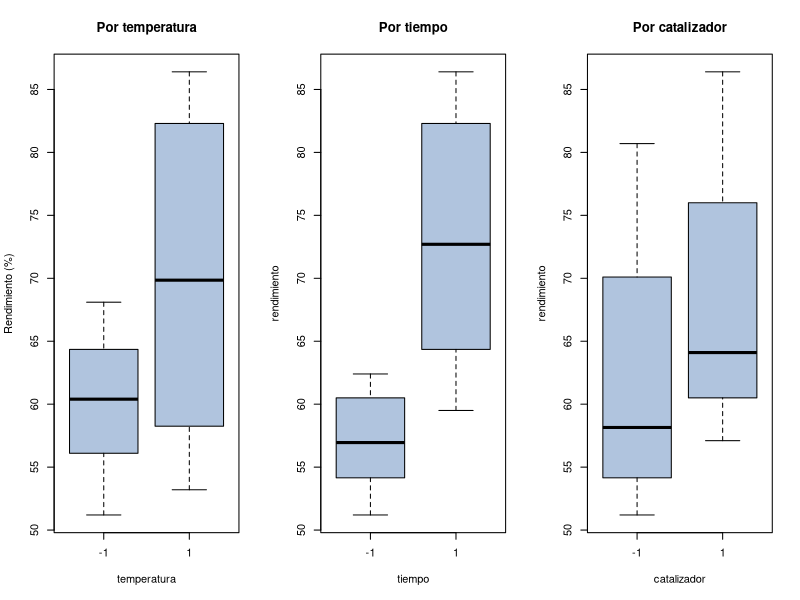
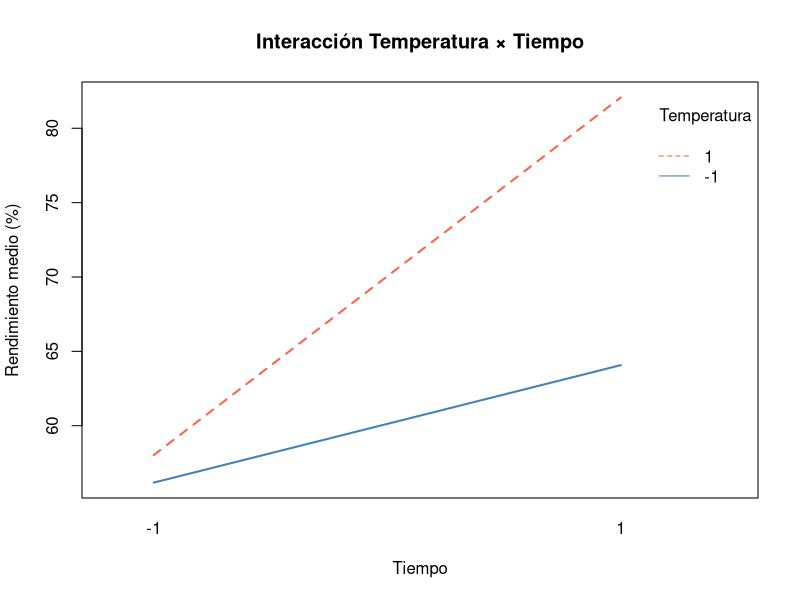
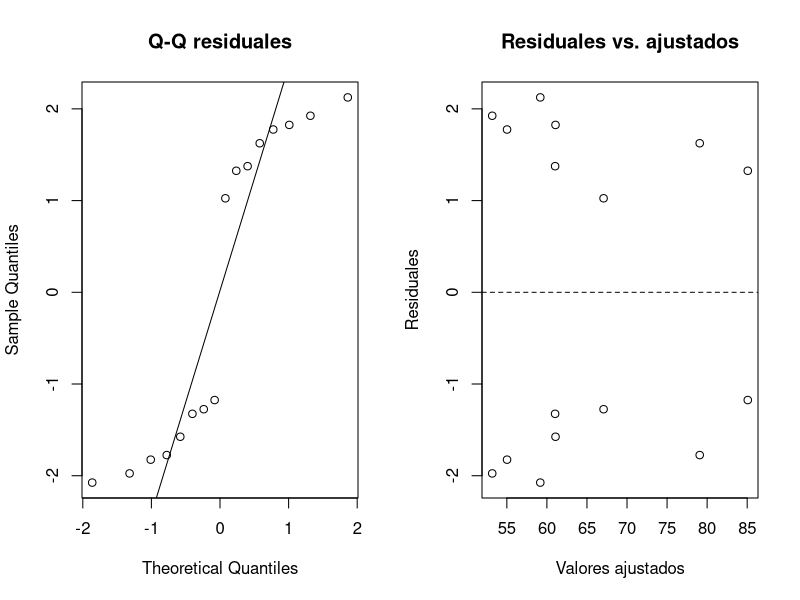
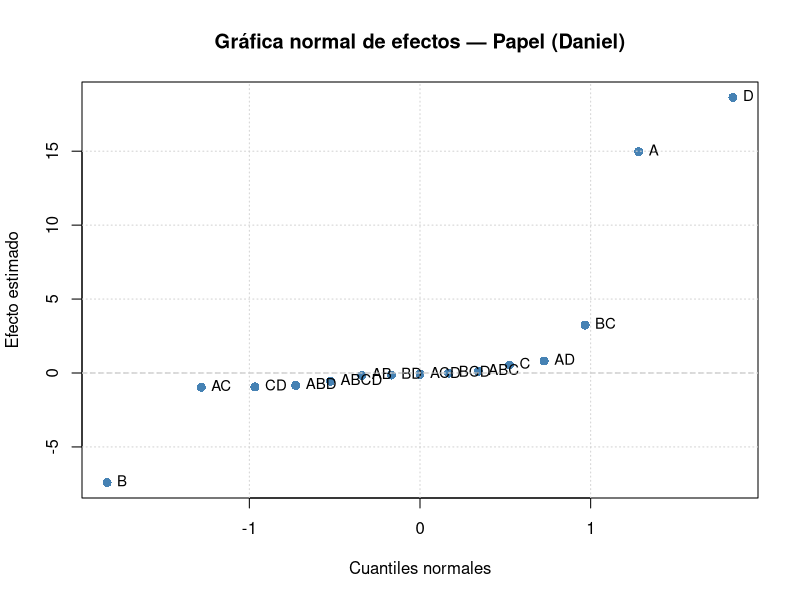
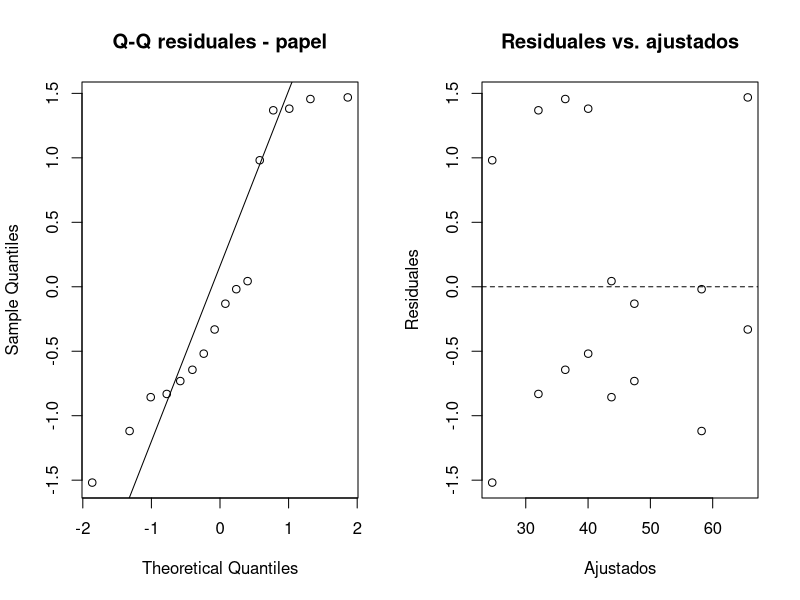
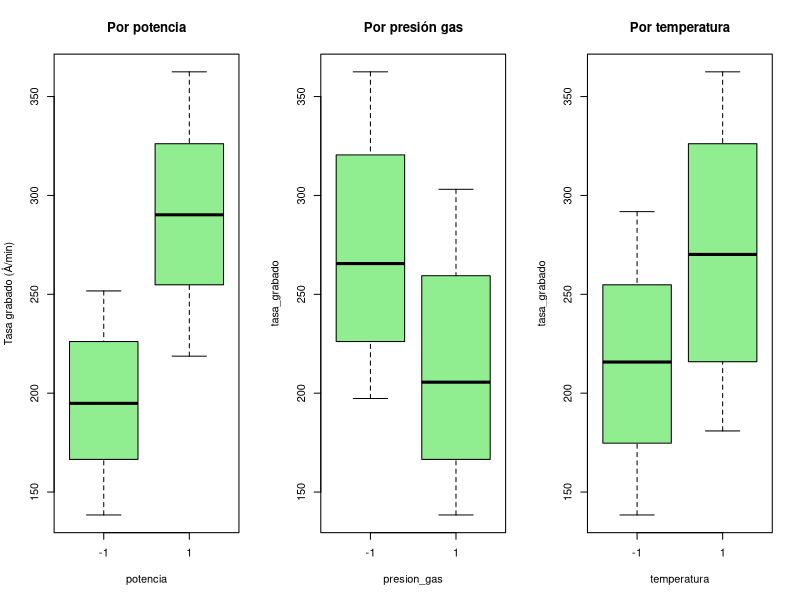
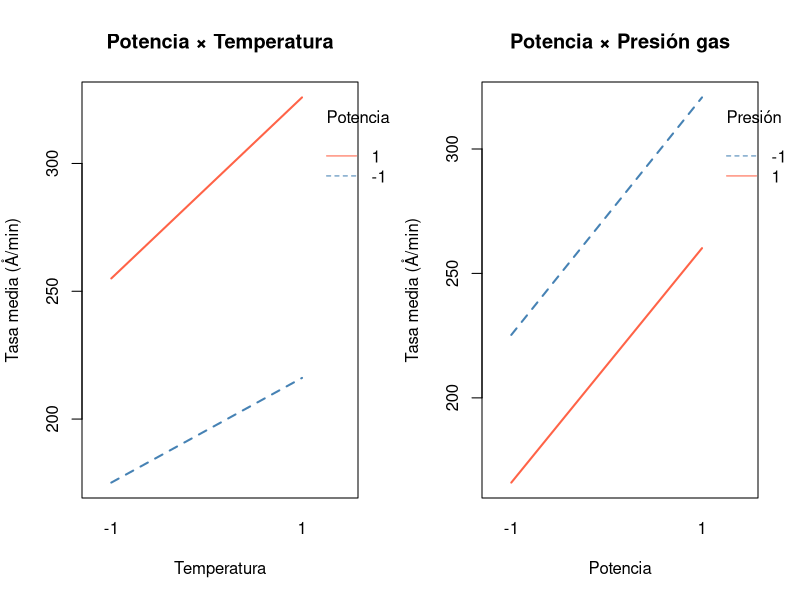
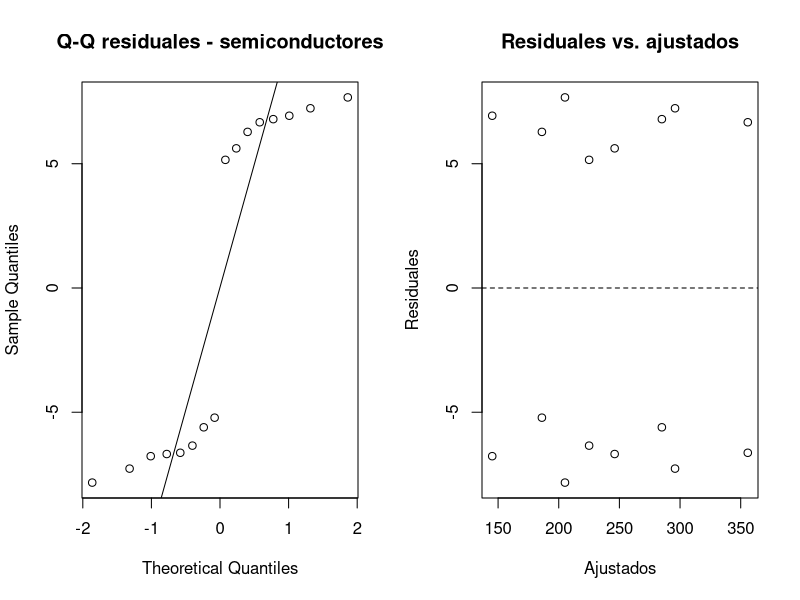

The R script that drew these images, in order:
## ---- chunk 1
knitr::opts_chunk$set(echo = TRUE, warning = FALSE, message = FALSE,
                      fig.width = 10, fig.height = 5)
options(scipen = 5, digits = 4)
suppressMessages(library(car))
## ---- chunk 2
df1 <- read.csv('../datos/reaccion-quimica-2k.csv')
df1$temperatura <- factor(df1$temperatura)
df1$tiempo      <- factor(df1$tiempo)
df1$catalizador <- factor(df1$catalizador)
cat("Dimensiones:", dim(df1), "\n")
print(tapply(df1$rendimiento, list(df1$temperatura, df1$tiempo), mean))
## ---- chunk 3
op <- par(mfrow = c(1, 3))
boxplot(rendimiento ~ temperatura, data = df1, main = "Por temperatura",
        col = "lightsteelblue", ylab = "Rendimiento (%)")
boxplot(rendimiento ~ tiempo, data = df1, main = "Por tiempo",
        col = "lightsteelblue")
boxplot(rendimiento ~ catalizador, data = df1, main = "Por catalizador",
        col = "lightsteelblue")
par(op)
## ---- chunk 4
modelo1 <- aov(rendimiento ~ temperatura * tiempo * catalizador, data = df1)
print(summary(modelo1))
## ---- chunk 5
interaction.plot(
    df1$tiempo, df1$temperatura, df1$rendimiento,
    xlab = "Tiempo", ylab = "Rendimiento medio (%)",
    main = "Interacción Temperatura × Tiempo",
    col = c("steelblue", "tomato"), lwd = 2, lty = 1:2,
    trace.label = "Temperatura"
)
## ---- chunk 6
modelo1r <- lm(rendimiento ~ temperatura + tiempo + catalizador + temperatura:tiempo,
               data = df1)
print(summary(modelo1r))
cat("R2 =", round(summary(modelo1r)$r.squared, 4), "\n")
## ---- chunk 7
op <- par(mfrow = c(1, 2))
qqnorm(residuals(modelo1r), main = "Q-Q residuales")
qqline(residuals(modelo1r))
plot(fitted(modelo1r), residuals(modelo1r),
     xlab = "Valores ajustados", ylab = "Residuales",
     main = "Residuales vs. ajustados")
abline(h = 0, lty = 2)
par(op)
print(shapiro.test(residuals(modelo1r)))
## ---- chunk 8
df2 <- read.csv('../datos/papel-resistencia-2k.csv')
cat("Dimensiones:", dim(df2), "\n")

modelo2 <- lm(resistencia ~ temperatura * humedad * velocidad * presion, data = df2)
efectos2 <- coef(modelo2)[-1] * 2
nombres2 <- c("A","B","C","D","AB","AC","AD","BC","BD","CD",
              "ABC","ABD","ACD","BCD","ABCD")
names(efectos2) <- nombres2
cat("\nEfectos estimados (por magnitud):\n")
print(round(sort(abs(efectos2), decreasing = TRUE), 2))
## ---- chunk 9
eff2 <- sort(efectos2)
n2   <- length(eff2)
z2   <- qnorm((seq_len(n2) - 0.5) / n2)

plot(z2, eff2, pch = 16, col = "steelblue", cex = 1.2,
     xlab = "Cuantiles normales", ylab = "Efecto estimado",
     main = "Gráfica normal de efectos — Papel (Daniel)")
abline(h = 0, lty = 2, col = "gray")
text(z2, eff2, names(eff2), pos = 4, cex = 0.9)
grid()
## ---- chunk 10
modelo2r <- lm(resistencia ~ temperatura + humedad + presion + temperatura:presion,
               data = df2)
print(summary(modelo2r))
cat("R2 =", round(summary(modelo2r)$r.squared, 4), "\n")
## ---- chunk 11
op <- par(mfrow = c(1, 2))
qqnorm(residuals(modelo2r), main = "Q-Q residuales - papel")
qqline(residuals(modelo2r))
plot(fitted(modelo2r), residuals(modelo2r),
     xlab = "Ajustados", ylab = "Residuales",
     main = "Residuales vs. ajustados")
abline(h = 0, lty = 2)
par(op)
print(shapiro.test(residuals(modelo2r)))

opt2 <- data.frame(temperatura = 1, humedad = -1, presion = 1)
cat("\nPredicción óptima (A=+1, B=-1, D=+1):", predict(modelo2r, opt2), "N/m\n")
## ---- chunk 12
df3 <- read.csv('../datos/microelectronica-2k.csv')
df3$potencia    <- factor(df3$potencia)
df3$presion_gas <- factor(df3$presion_gas)
df3$temperatura <- factor(df3$temperatura)

op <- par(mfrow = c(1, 3))
boxplot(tasa_grabado ~ potencia, data = df3, main = "Por potencia",
        col = "lightgreen", ylab = "Tasa grabado (Å/min)")
boxplot(tasa_grabado ~ presion_gas, data = df3, main = "Por presión gas",
        col = "lightgreen")
boxplot(tasa_grabado ~ temperatura, data = df3, main = "Por temperatura",
        col = "lightgreen")
par(op)
## ---- chunk 13
modelo3 <- aov(tasa_grabado ~ potencia * presion_gas * temperatura, data = df3)
print(summary(modelo3))
## ---- chunk 14
op <- par(mfrow = c(1, 2))
interaction.plot(df3$temperatura, df3$potencia, df3$tasa_grabado,
    xlab = "Temperatura", ylab = "Tasa media (Å/min)",
    main = "Potencia × Temperatura",
    col = c("steelblue","tomato"), lwd = 2, trace.label = "Potencia")

interaction.plot(df3$potencia, df3$presion_gas, df3$tasa_grabado,
    xlab = "Potencia", ylab = "Tasa media (Å/min)",
    main = "Potencia × Presión gas",
    col = c("steelblue","tomato"), lwd = 2, trace.label = "Presión")
par(op)
## ---- chunk 15
medias3 <- with(df3, tapply(tasa_grabado, list(potencia, presion_gas, temperatura), mean))
cat("Media máxima:", max(medias3), "\n")
cat("Índice de máxima:", which(medias3 == max(medias3), arr.ind = TRUE), "\n")
## ---- chunk 16
modelo3r <- lm(tasa_grabado ~ potencia + presion_gas + temperatura + potencia:temperatura,
               data = df3)
cat("R2 =", round(summary(modelo3r)$r.squared, 4), "\n")

op <- par(mfrow = c(1, 2))
qqnorm(residuals(modelo3r), main = "Q-Q residuales - semiconductores")
qqline(residuals(modelo3r))
plot(fitted(modelo3r), residuals(modelo3r),
     xlab = "Ajustados", ylab = "Residuales",
     main = "Residuales vs. ajustados")
abline(h = 0, lty = 2)
par(op)
print(shapiro.test(residuals(modelo3r)))
## ---- chunk 17
df4 <- read.csv('../datos/espuma-poliuretano-2k.csv')
modelo4 <- lm(densidad ~ isocianato * poliol * temperatura * humedad, data = df4)
efectos4 <- coef(modelo4)[-1] * 2
nombres4 <- c("A","B","C","D","AB","AC","AD","BC","BD","CD",
              "ABC","ABD","ACD","BCD","ABCD")
names(efectos4) <- nombres4
cat("Efectos por magnitud:\n")
print(round(sort(abs(efectos4), decreasing = TRUE), 2))
## ---- chunk 18
eff4 <- sort(efectos4)
n4   <- length(eff4)
z4   <- qnorm((seq_len(n4) - 0.5) / n4)

plot(z4, eff4, pch = 16, col = "darkorange", cex = 1.2,
     xlab = "Cuantiles normales", ylab = "Efecto estimado",
     main = "Gráfica normal de efectos — Espuma poliuretano (Daniel)")
abline(h = 0, lty = 2, col = "gray")
text(z4, eff4, names(eff4), pos = 4, cex = 0.9)
grid()
## ---- chunk 19
modelo4r <- lm(densidad ~ isocianato + poliol + temperatura + humedad + isocianato:temperatura,
               data = df4)
print(summary(modelo4r))
cat("R2 =", round(summary(modelo4r)$r.squared, 4), "\n")
## ---- chunk 20
op <- par(mfrow = c(1, 2))
qqnorm(residuals(modelo4r), main = "Q-Q residuales - espuma")
qqline(residuals(modelo4r))
plot(fitted(modelo4r), residuals(modelo4r),
     xlab = "Ajustados", ylab = "Residuales",
     main = "Residuales vs. ajustados")
abline(h = 0, lty = 2)
par(op)
print(shapiro.test(residuals(modelo4r)))

comb4 <- data.frame(
    isocianato  = c(1, 1,-1,-1),
    poliol      = c(-1,-1,-1,-1),
    temperatura = c(-1,-1, 1, 1),
    humedad     = c( 1,-1, 1,-1)
)
comb4$pred <- predict(modelo4r, comb4)
cat("\nPredicciones en combinaciones extremas:\n")
print(comb4)
